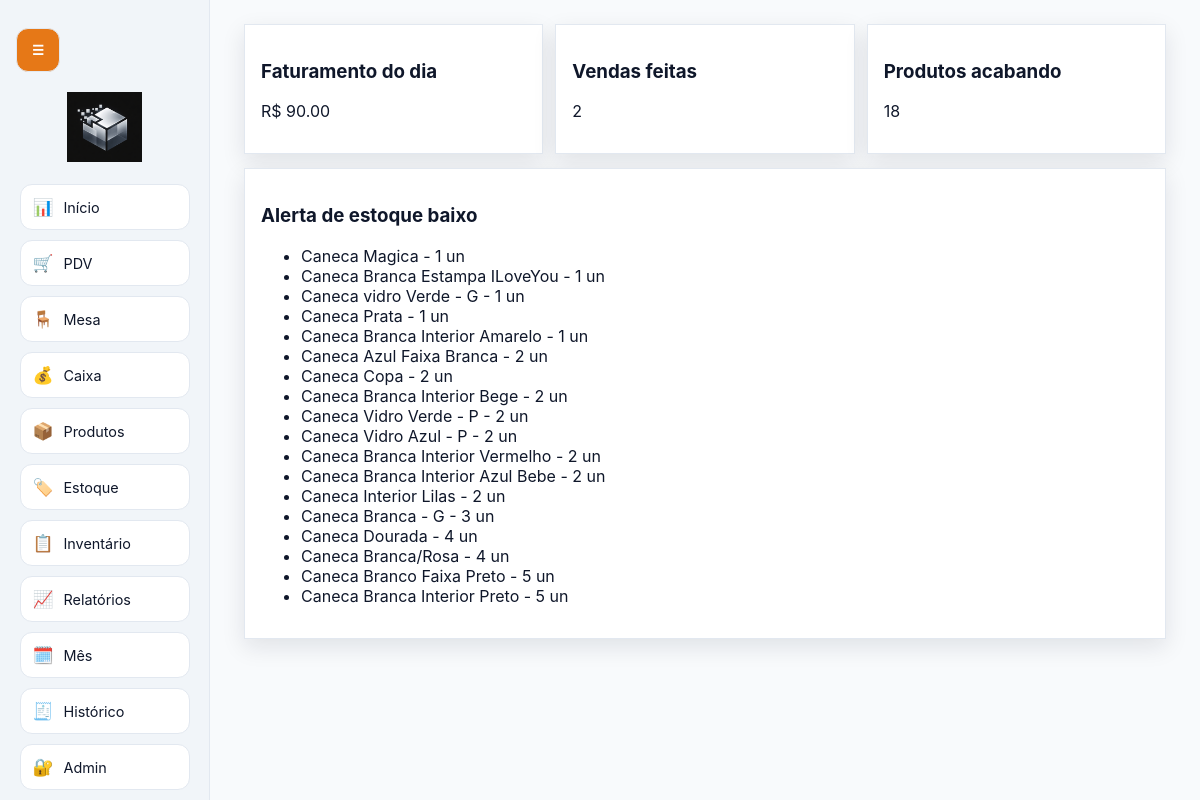
The page / (signed in) on the database its author committed.
### tables this page shows
CREATE TABLE system_settings (
            key TEXT PRIMARY KEY,
            value TEXT NOT NULL
        );

CREATE TABLE products (
            id INTEGER PRIMARY KEY AUTOINCREMENT,
            name TEXT NOT NULL,
            category TEXT NOT NULL,
            cost_price REAL NOT NULL,
            sale_price REAL NOT NULL,
            stock_qty INTEGER NOT NULL DEFAULT 0,
            created_at TEXT NOT NULL
        );

### app.py (the view)
@app.route("/")
def dashboard():
    redirect_resp = require_login()
    if redirect_resp:
        return redirect_resp
    db = get_db()
    start = datetime.now().replace(hour=0, minute=0, second=0, microsecond=0).isoformat()
    day_stats = db.execute(
        """
        SELECT COALESCE(SUM(total),0) AS faturamento, COUNT(*) AS vendas
        FROM sales
        WHERE status = 'ACTIVE' AND created_at >= ?
        """,
        (start,),
    ).fetchone()
    low_stock = db.execute(
        "SELECT * FROM products WHERE stock_qty <= ? ORDER BY stock_qty ASC",
        (LOW_STOCK_THRESHOLD,),
    ).fetchall()
    return render_template("dashboard.html", day_stats=day_stats, low_stock=low_stock)

### app.py (called while the page is built, shortened)
def get_db() -> sqlite3.Connection:
    if "db" not in g:
        conn = sqlite3.connect(DB_PATH)
        conn.row_factory = sqlite3.Row
        conn.execute("PRAGMA foreign_keys = ON")
        g.db = conn
    return g.db

def get_system_name(db: sqlite3.Connection) -> str:
    row = db.execute("SELECT value FROM system_settings WHERE key = 'system_name'").fetchone()
    return row["value"] if row else "Quadrinhas Drinks Vendas"

def get_setting(db: sqlite3.Connection, key: str, default: str = "") -> str:
    row = db.execute("SELECT value FROM system_settings WHERE key = ?", (key,)).fetchone()
    return row["value"] if row else default

def maybe_run_daily_backup() -> None:
    db = get_db()
    if get_setting(db, "backup_enabled", "1") != "1":
        return
    today = datetime.now().strftime("%Y-%m-%d")
    last_run = get_setting(db, "backup_last_run_date", "")
    if last_run == today:
        return
    keep_days = int(get_setting(db, "backup_keep_days", "30") or "30")
    create_backup_archive()
    cleanup_old_backups(keep_days)
    set_setting(db, "backup_last_run_date", today)
    db.commit()

def user_allowed_tabs(user: sqlite3.Row | None) -> set[str]:
    if not user:
        return set()
    if user["role"] == "ADMIN":
        return set(DEFAULT_USER_TABS)
    return parse_allowed_tabs(user["allowed_tabs"])

def require_tab_access(tab_key: str):
    redirect_resp = require_login()
    if redirect_resp:
        return redirect_resp
    user = get_current_user()
    if not user:
        flash("Sessão inválida. Faça login novamente.", "warning")
        return redirect(url_for("login"))
    if user["role"] == "ADMIN":
        return None

def require_login():
    if "user_id" not in session:
        flash("Faça login para acessar o sistema.", "warning")
        return redirect(url_for("login"))
    user = get_current_user()
    if not user:
        session.clear()
        flash("Sessão inválida. Faça login novamente.", "warning")
        return redirect(url_for("login"))
    return None

def get_current_user() -> sqlite3.Row | None:
    if "current_user" in g:
        return g.current_user
    uid = session.get("user_id")
    if not uid:
        g.current_user = None
        return None
    g.current_user = get_db().execute("SELECT * FROM users WHERE id = ?", (uid,)).fetchone()
    return g.current_user

def is_user_blocked(user: sqlite3.Row) -> bool:
    if user["role"] == "ADMIN":
        return False

### templates/dashboard.html
{% extends 'base.html' %}
{% block content %}
<section class="grid three">
  <article class="card"><h3>Faturamento do dia</h3><p>R$ {{ '%.2f'|format(day_stats['faturamento']) }}</p></article>
  <article class="card"><h3>Vendas feitas</h3><p>{{ day_stats['vendas'] }}</p></article>
  <article class="card"><h3>Produtos acabando</h3><p>{{ low_stock|length }}</p></article>
</section>
<section class="card">
  <h3>Alerta de estoque baixo</h3>
  <ul>
    {% for p in low_stock %}<li>{{ p['name'] }} - {{ p['stock_qty'] }} un</li>{% else %}<li>Nenhum produto com estoque baixo.</li>{% endfor %}
  </ul>
</section>
{% endblock %}

### templates/base.html (shortened to what this page needs)
<!doctype html>
<html lang="pt-BR">
<head>
  <link rel="stylesheet" href="{{ url_for('static', filename='style.css', v=asset_version) }}">
</head>
<body class="light-theme">
  {% if session.get('user_id') %}
  <button id="menu-toggle" class="menu-toggle" type="button" aria-label="Abrir ou fechar menu">☰</button>
  <aside id="side-menu" class="side-menu">
    <div class="menu-header">
      <img src="{{ url_for('static', filename=logo_path) }}" alt="Logo da loja" class="store-logo" onerror="this.style.display='none';this.nextElementSibling.style.display='block';">
    </div>
    <nav class="menu-nav">
      {% if is_admin or 'dashboard' in allowed_tabs %}
      <a href="{{ url_for('dashboard') }}" title="Início"><span>📊</span><small>Início</small></a>
      {% endif %}
      {% if is_admin or 'pdv' in allowed_tabs %}
      <a href="{{ url_for('pdv') }}" title="PDV"><span>🛒</span><small>PDV</small></a>
      {% endif %}
      {% if is_admin or 'mesa' in allowed_tabs %}
      <a href="{{ url_for('mesa') }}" title="Mesa"><span>🪑</span><small>Mesa</small></a>
      {% endif %}
      {% if is_admin or 'cash' in allowed_tabs %}
      <a href="{{ url_for('cash') }}" title="Caixa"><span>💰</span><small>Caixa</small></a>
      {% endif %}
      {% if is_admin or 'products' in allowed_tabs %}
      <a href="{{ url_for('products') }}" title="Produtos"><span>📦</span><small>Produtos</small></a>
      {% endif %}
      {% if is_admin or 'stock' in allowed_tabs %}
      <a href="{{ url_for('stock') }}" title="Estoque"><span>🏷️</span><small>Estoque</small></a>
      {% endif %}
      {% if is_admin or 'inventory' in allowed_tabs %}
      <a href="{{ url_for('inventory') }}" title="Inventário"><span>📋</span><small>Inventário</small></a>
      {% endif %}
      {% if is_admin or 'reports' in allowed_tabs %}
      <a href="{{ url_for('reports') }}" title="Relatórios"><span>📈</span><small>Relatórios</small></a>
      {% endif %}
      {% if is_admin or 'monthly' in allowed_tabs %}
      <a href="{{ url_for('monthly_management') }}" title="Gerenciar mês"><span>🗓️</span><small>Mês</small></a>
      {% endif %}
      {% if is_admin or 'sales' in allowed_tabs %}
      <a href="{{ url_for('sales_history') }}" title="Histórico"><span>🧾</span><small>Histórico</small></a>
      {% endif %}
      {% if is_admin %}
      <a href="{{ url_for('admin_users') }}" title="Admin"><span>🔐</span><small>Admin</small></a>
      {% endif %}
    </nav>
  </aside>
  {% endif %}
  <main class="app-main {% if session.get('user_id') %}with-sidebar{% endif %}">
    {% block content %}{% endblock %}
  </main>
</body>
</html>

### static/style.css (style rules this page uses)
body { --bg: #F8FAFC; --surface: #FFFFFF; --surface-2: #FFFFFF; --sidebar: #F1F5F9; --text: #0F172A; --muted: #64748B; --primary: #e67817; --primary-hover: #cf6510; --success: #d8f5e1; --danger: #ffdfe5; --warning: #fff1cb; --border: #E2E8F0; --link: #e67817; --shadow: 0 8px 22px rgba(15, 23, 42, 0.10); }
* { box-sizing: border-box; }
body { font-family: Inter, Segoe UI, Roboto, Arial, sans-serif; background: var(--bg); color: var(--text); margin: 0; min-height: 100vh; }
body.light-theme { background: var(--bg); }
.menu-toggle { position: fixed; top: 22px; left: 16px; z-index: 30; width: 44px; height: 44px; border-radius: 12px; border: 1px solid var(--border); background: var(--primary); color: #fff; cursor: pointer; }
.side-menu { position: fixed; top: 0; left: 0; width: 210px; height: 100vh; background: var(--sidebar); border-right: 1px solid var(--border); display: flex; flex-direction: column; padding: 14px 10px; gap: 14px; align-items: center; transition: transform 0.25s ease; z-index: 20; }
body.light-theme .side-menu { background: var(--sidebar); }
.store-logo { width: 120px; max-height: 70px; object-fit: contain; display: block; margin: 78px auto 8px; }
.menu-nav { display: grid; gap: 10px; justify-items: center; margin: auto 0; }
.menu-nav a { width: 170px; min-height: 46px; display: flex; align-items: center; justify-content: flex-start; gap: 10px; padding: 8px 12px; font-size: 1.05rem; border-radius: 12px; border: 1px solid var(--border); background: var(--surface); color: var(--text); text-decoration: none; }
.menu-nav a small { font-size: 0.9rem; color: var(--text); }
.app-main { width: min(1200px, 100%); margin: 0 auto; padding: clamp(12px, 2.4vw, 24px); }
.app-main.with-sidebar { margin-left: 220px; width: calc(100% - 230px); }
.card { background: var(--surface); border: 1px solid var(--border); border-radius: var(--radius); padding: 16px; margin-bottom: 14px; box-shadow: var(--shadow); }
body.light-theme .card { background: var(--surface); }
.grid { display: grid; gap: 12px; justify-content: center; }
.grid.three { grid-template-columns: repeat(3, minmax(0, 1fr)); }
input, select, button { width: 100%; margin-top: 6px; padding: 10px 12px; border-radius: 10px; border: 1px solid var(--border); background: var(--surface); color: var(--text); }
body.light-theme input, body.light-theme select, body.light-theme button { background: var(--surface); }
button { cursor: pointer; background: var(--primary); border: none; font-weight: 600; color: #fff; }
body.light-theme button { background: var(--primary); color: #fff; }
a { color: var(--link); }
.menu-nav a { box-shadow: inset 0 0 0 1px rgba(255,255,255,0.02); }
.card { backdrop-filter: blur(4px); }

### rows shown on the page
system_settings: value (picture)
products: name "Caneca Magica", stock_qty "1"
products: name "Caneca Branca Estampa ILoveYou", stock_qty "1"
products: name "Caneca vidro Verde - G", stock_qty "1"
products: name "Caneca Prata", stock_qty "1"
products: name "Caneca Branca Interior Amarelo", stock_qty "1"
products: name "Caneca Azul Faixa Branca", stock_qty "2"
products: name "Caneca Copa", stock_qty "2"
products: name "Caneca Branca Interior Bege", stock_qty "2"
products: name "Caneca Vidro Verde - P", stock_qty "2"
products: name "Caneca Vidro Azul - P", stock_qty "2"
products: name "Caneca Branca Interior Vermelho", stock_qty "2"
products: name "Caneca Branca Interior Azul Bebe", stock_qty "2"
products: name "Caneca Interior Lilas", stock_qty "2"
products: name "Caneca Branca - G", stock_qty "3"
products: name "Caneca Dourada", stock_qty "4"
products: name "Caneca Branca/Rosa", stock_qty "4"
products: name "Caneca Branco Faixa Preto", stock_qty "5"
products: name "Caneca Branca Interior Preto", stock_qty "5"

### other values the page prints
{{ '%.2f'|format(day_stats['faturamento']) }} "90.00"
{{ day_stats['vendas'] }} "2"
{{ low_stock|length }} "18"
